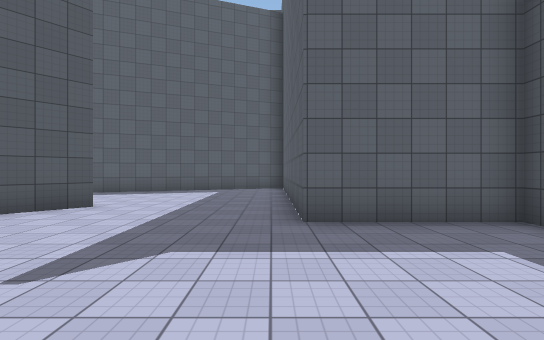
view 1 (above)

23 first-person views from a walk through a 3-D level made in the Unity game engine. The camera is 1.5 m above the floor, looks level and sees 85° across. The floor is counted in squares, 2 m on a side. Each view is taken from the middle of a square. On the plan, view 1 faces up. The plan holds only what a view shows up to about 10 squares ahead; the rest is blank. The place goes on beyond the plan. The player is left out. Surface patterns are stand-ins for the level's own textures.

view 2
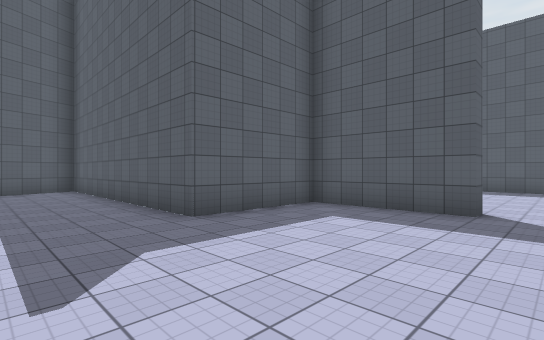

view 3
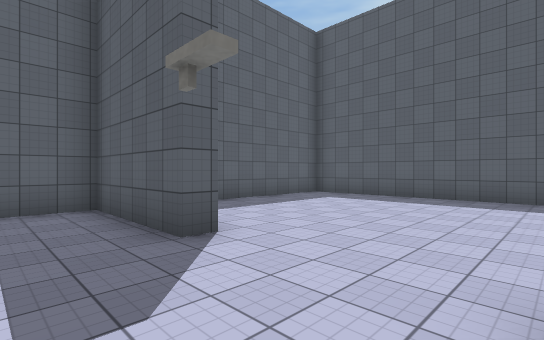

view 4
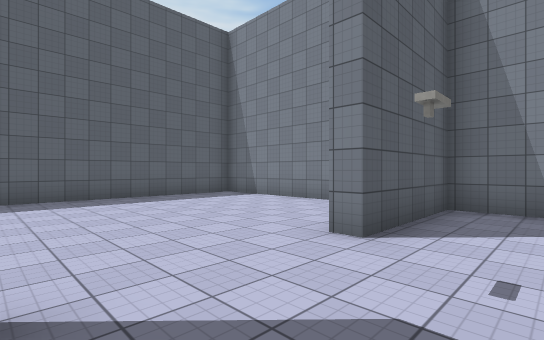

view 5
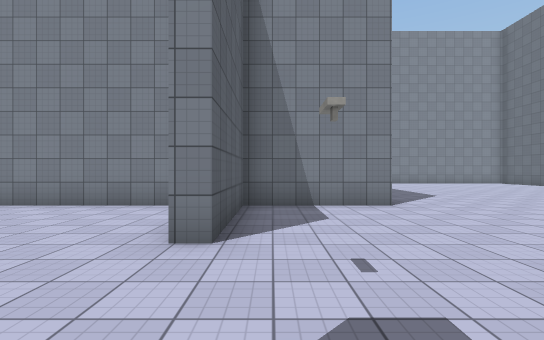

view 6
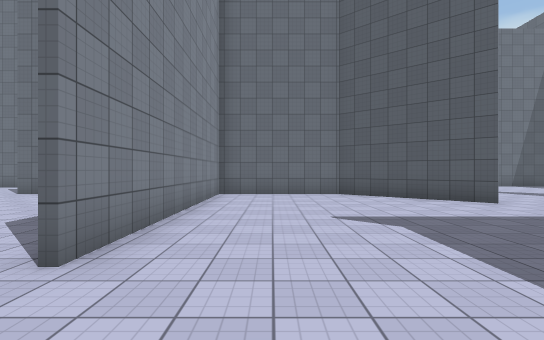

view 7
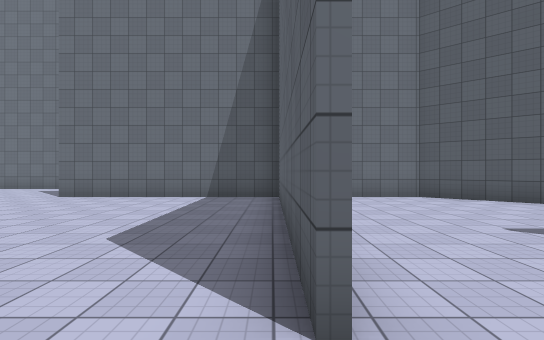

view 8
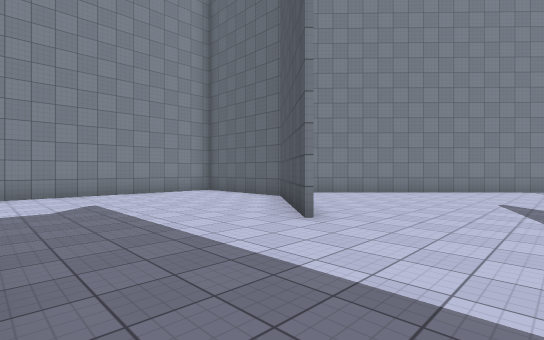

view 9
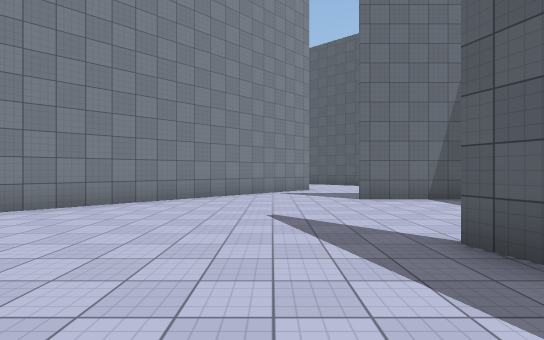

view 10
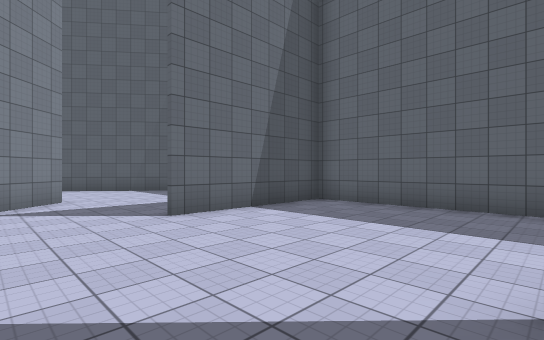

view 11
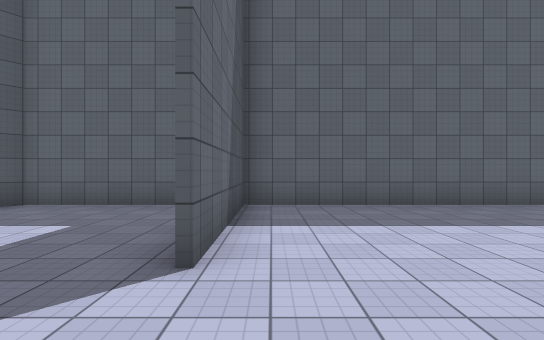

view 12
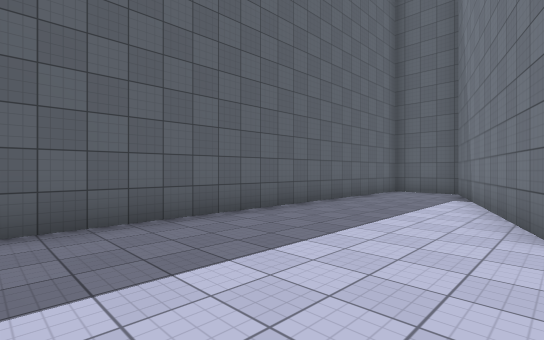

view 13
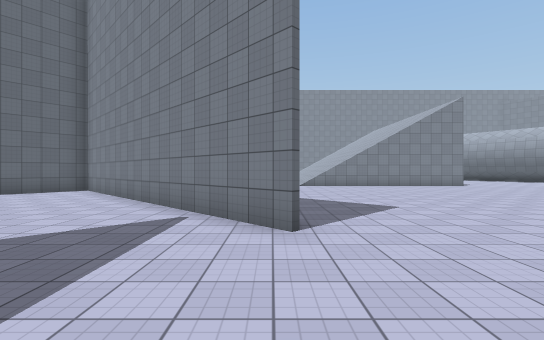

view 14
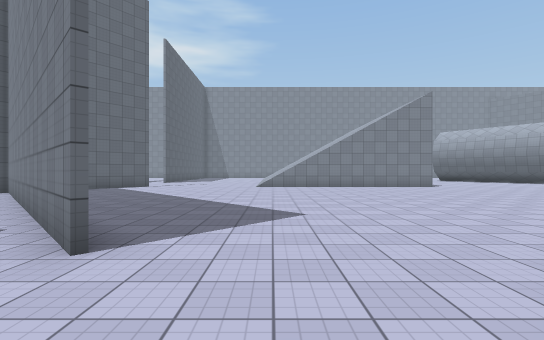

view 15
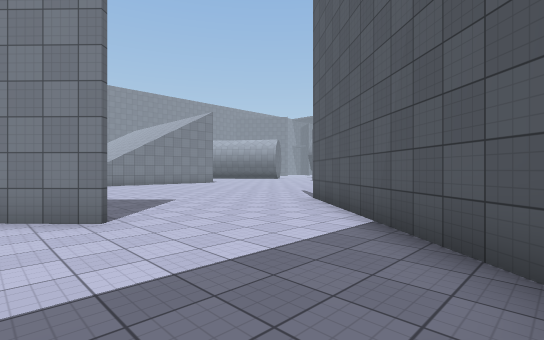

view 16
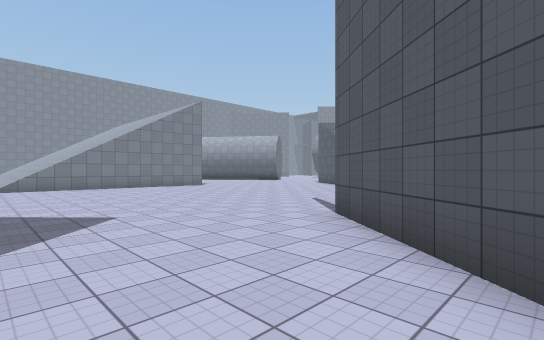

view 17
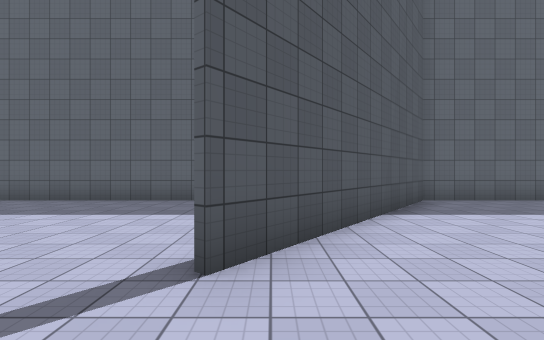

view 18
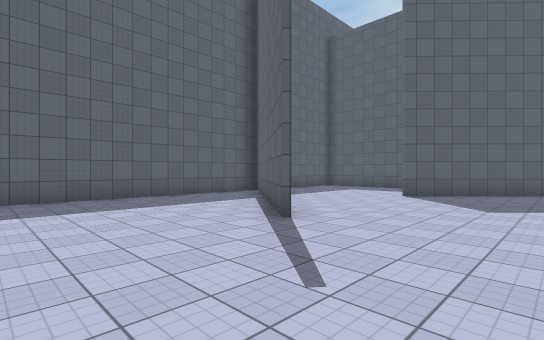

view 19
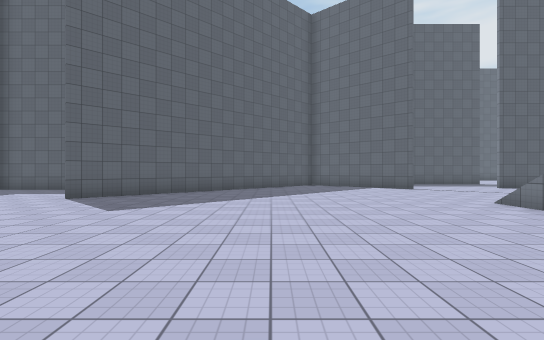

view 20
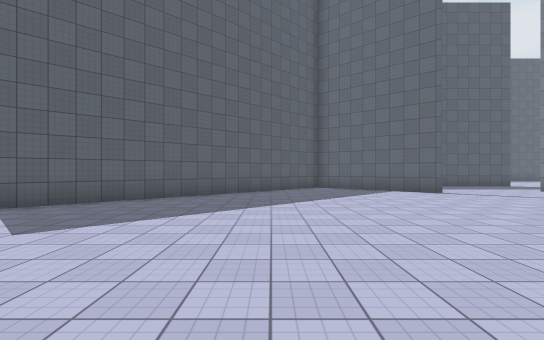

view 21
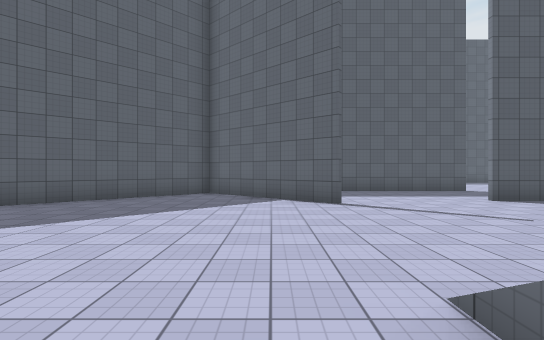

view 22
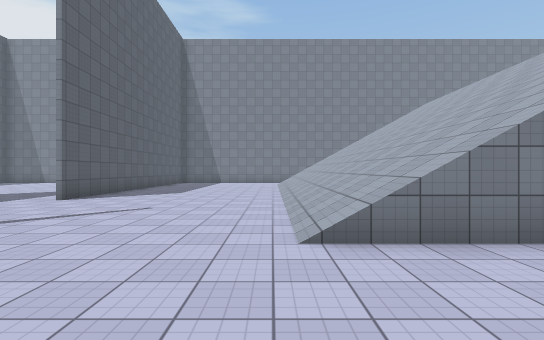

view 23
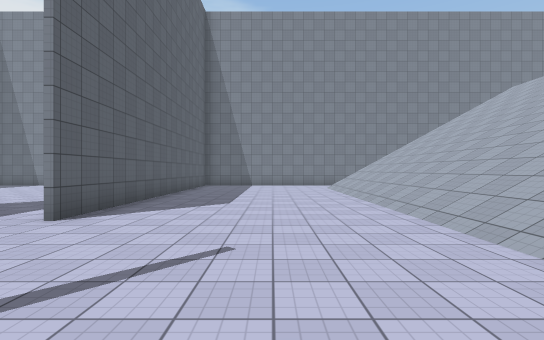

### Floor plan
Key: @ floor where view 1 was taken; # wall or solid block; . floor; / step, stairs or slope; v drop or lower ground.
Columns run from 23 left of view 1 to 11 right of it. Each row starts with its distance up from view 1.
 15 #########################
 14 .......#....#...........#
 13 ......##....#...........#
 12 .....##.....#........####
 11 .....#......#......###..#
 10 ....##...........###....#
  9 .........#..............#
  8 .........##.............#
  7 ..........##............#
  6 ...........##......#....#
  5  ...........##....##....#### ######
  4 .............##..##........# .....#
  3 ..............##.#.........#......#
  2 ...............###.........#......#
  1     ..........## #................#
  0      .........#  #.....@..........#
 -1      vv#.....##  #######..........#
 -2     ////........ #................#
 -3    /////.........#.........#......#
 -4   //////.........#.........#......#
 -5  ///////.........#.........#......#
 -6  ///////.....#...#......###########
 -7 ////////.....#..........
 -8 ////////.....# ........
 -9   //////.....# ........
-10   //////.....#   ..
-11   //////.....#

Positions as (right, up) in squares from view 1, and headings:
1: (0, 0), facing up
2: (-2, 0), facing up-right
3: (2, -2), facing up-right
4: (2, 1), facing down-right
5: (3, 1), facing down
6: (3, 1), facing left
7: (2, -1), facing left
8: (0, 9), facing down-left
9: (-3, 8), facing left
10: (-6, 8), facing up-left
11: (-10, 8), facing up
12: (-10, 10), facing up-right
13: (-14, 13), facing down
14: (-16, 12), facing down
15: (-13, 14), facing down-left
16: (-15, 12), facing down-left
17: (-19, 7), facing up
18: (-23, 6), facing up-right
19: (-22, 4), facing right
20: (-20, 4), facing right
21: (-17, 0), facing right
22: (-15, 2), facing down
23: (-13, -1), facing down
